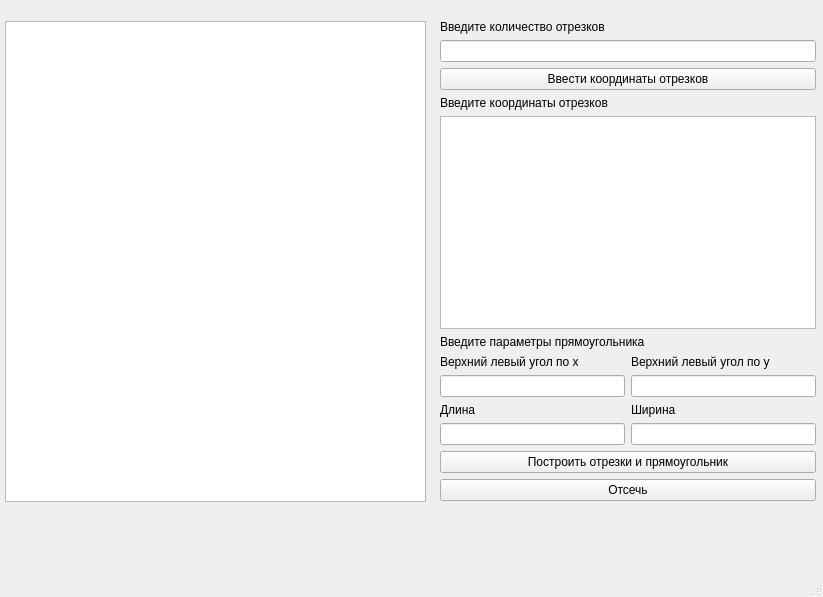
<?xml version="1.0" encoding="UTF-8"?>
<ui version="4.0">
 <class>MainWindow</class>
 <widget class="QMainWindow" name="MainWindow">
  <property name="geometry">
   <rect>
    <x>0</x>
    <y>0</y>
    <width>823</width>
    <height>597</height>
   </rect>
  </property>
  <property name="windowTitle">
   <string>MainWindow</string>
  </property>
  <widget class="QWidget" name="centralwidget">
   <widget class="PlotWidget" name="graphicsView">
    <property name="geometry">
     <rect>
      <x>5</x>
      <y>21</y>
      <width>421</width>
      <height>481</height>
     </rect>
    </property>
   </widget>
   <widget class="QWidget" name="gridLayoutWidget">
    <property name="geometry">
     <rect>
      <x>440</x>
      <y>20</y>
      <width>376</width>
      <height>481</height>
     </rect>
    </property>
    <layout class="QGridLayout" name="gridLayout">
     <item row="7" column="1">
      <widget class="QLineEdit" name="rectYLeft"/>
     </item>
     <item row="10" column="0" colspan="2">
      <widget class="QPushButton" name="pushButton">
       <property name="text">
        <string>Построить отрезки и прямоугольник</string>
       </property>
      </widget>
     </item>
     <item row="4" column="0" colspan="2">
      <widget class="QTableWidget" name="tableWidget"/>
     </item>
     <item row="9" column="0">
      <widget class="QLineEdit" name="lengthEdit"/>
     </item>
     <item row="6" column="1">
      <widget class="QLabel" name="label_3">
       <property name="text">
        <string>Верхний левый угол по у</string>
       </property>
      </widget>
     </item>
     <item row="6" column="0">
      <widget class="QLabel" name="label_2">
       <property name="text">
        <string>Верхний левый угол по х</string>
       </property>
      </widget>
     </item>
     <item row="11" column="0" colspan="2">
      <widget class="QPushButton" name="sectionButton">
       <property name="text">
        <string>Отсечь</string>
       </property>
      </widget>
     </item>
     <item row="3" column="0" colspan="2">
      <widget class="QLabel" name="label_6">
       <property name="text">
        <string>Введите координаты отрезков</string>
       </property>
      </widget>
     </item>
     <item row="9" column="1">
      <widget class="QLineEdit" name="widthEdit"/>
     </item>
     <item row="5" column="0" colspan="2">
      <widget class="QLabel" name="label">
       <property name="text">
        <string>Введите параметры прямоугольника</string>
       </property>
      </widget>
     </item>
     <item row="8" column="0">
      <widget class="QLabel" name="label_4">
       <property name="text">
        <string>Длина</string>
       </property>
      </widget>
     </item>
     <item row="8" column="1">
      <widget class="QLabel" name="label_5">
       <property name="text">
        <string>Ширина</string>
       </property>
      </widget>
     </item>
     <item row="7" column="0">
      <widget class="QLineEdit" name="rectXLeft"/>
     </item>
     <item row="1" column="0" colspan="2">
      <widget class="QLineEdit" name="linesEdit"/>
     </item>
     <item row="0" column="0" colspan="2">
      <widget class="QLabel" name="label_7">
       <property name="text">
        <string>Введите количество отрезков</string>
       </property>
      </widget>
     </item>
     <item row="2" column="0" colspan="2">
      <widget class="QPushButton" name="linesTableButton">
       <property name="text">
        <string>Ввести координаты отрезков</string>
       </property>
      </widget>
     </item>
    </layout>
   </widget>
  </widget>
  <widget class="QMenuBar" name="menubar">
   <property name="geometry">
    <rect>
     <x>0</x>
     <y>0</y>
     <width>823</width>
     <height>22</height>
    </rect>
   </property>
  </widget>
  <widget class="QStatusBar" name="statusbar"/>
 </widget>
 <customwidgets>
  <customwidget>
   <class>PlotWidget</class>
   <extends>QGraphicsView</extends>
   <header>pyqtgraph.h</header>
  </customwidget>
 </customwidgets>
 <resources/>
 <connections/>
</ui>
